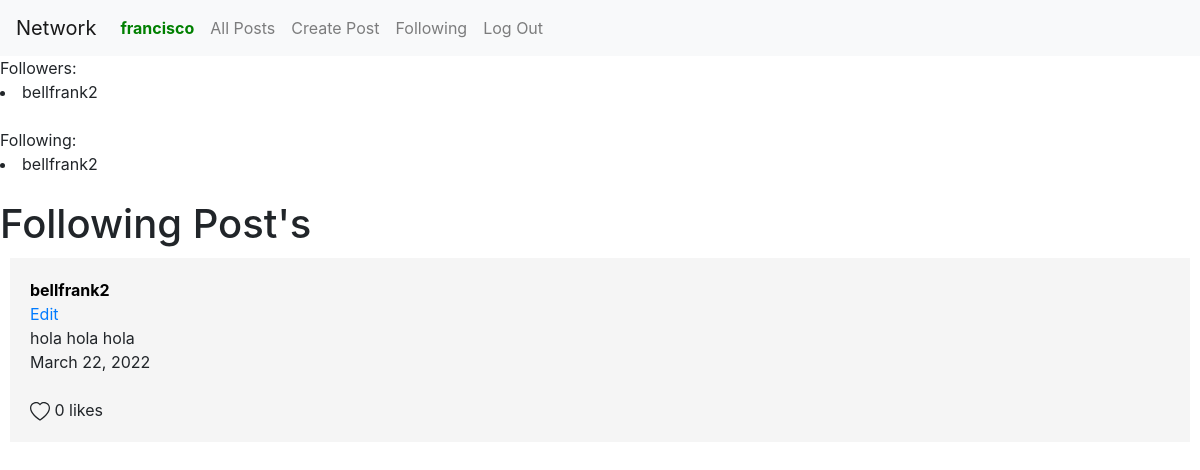
Before: /following (signed in) with the older database file.
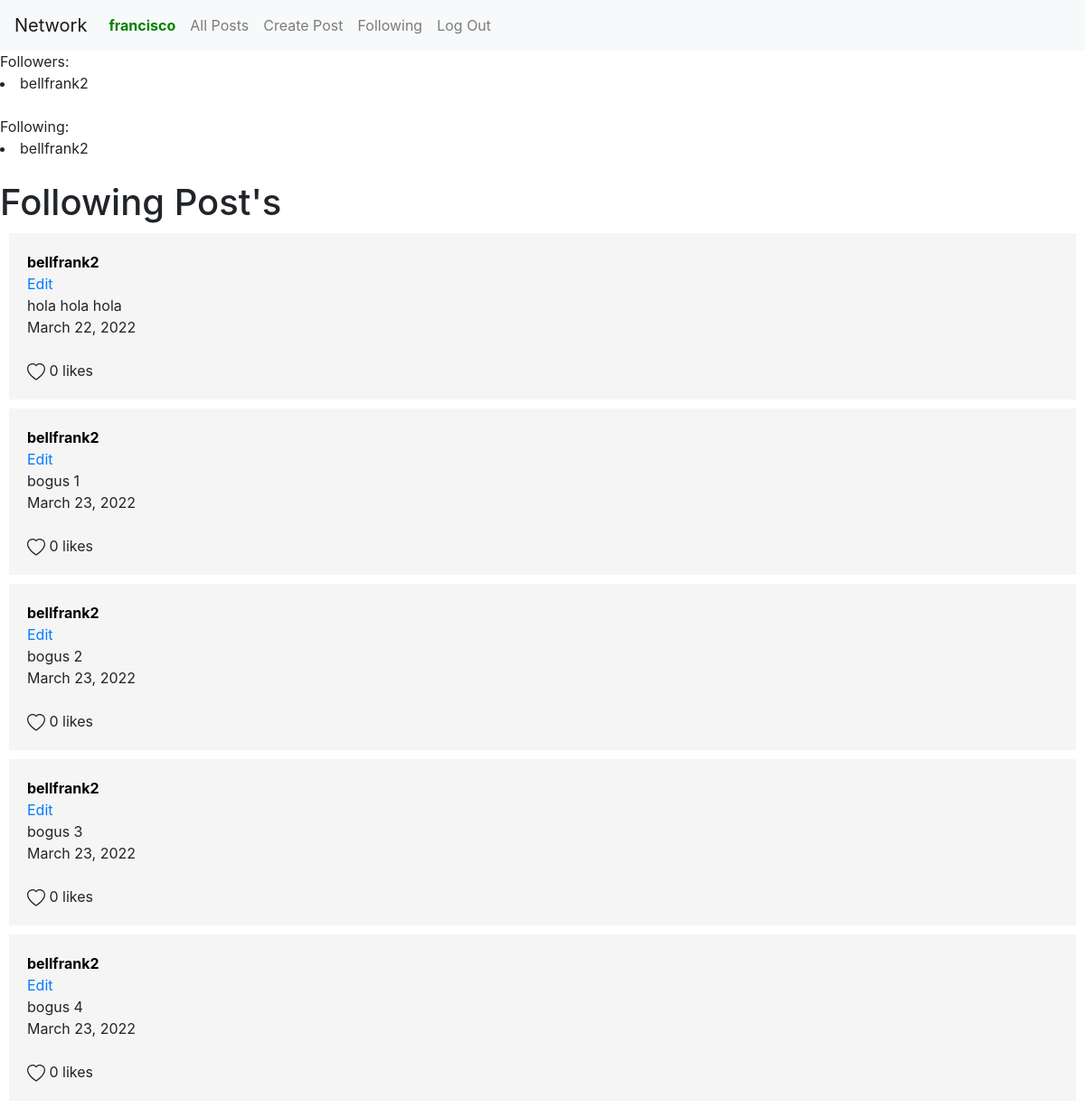
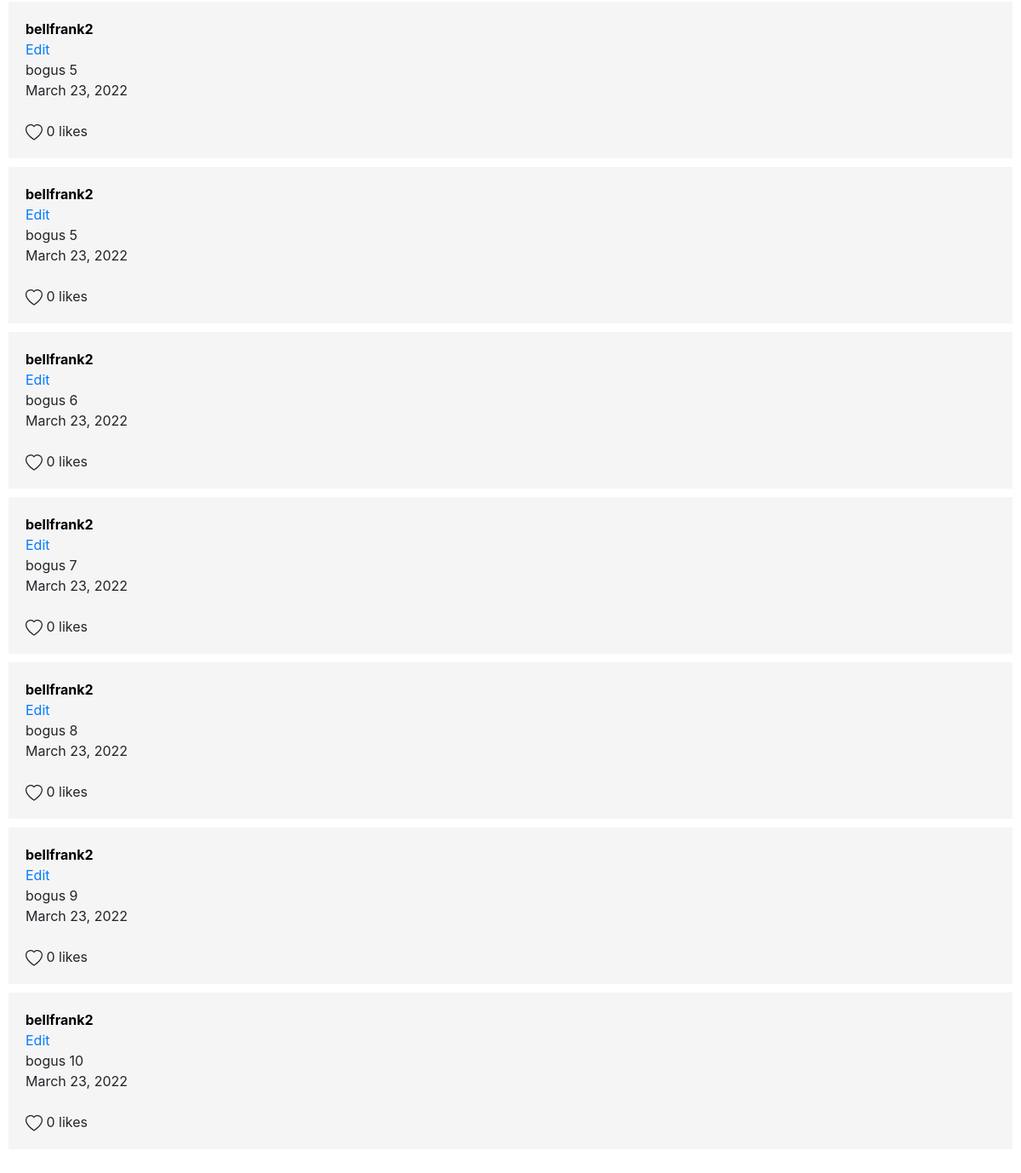
After: the same page with the newer database file (2 pictures, top to bottom).
### network/models.py (models this page shows, shortened)
class User(AbstractUser):
    followers = models.ManyToManyField('self', blank=True, related_name="followees", symmetrical=False)

class Posts(models.Model):
    user = models.ForeignKey(User, on_delete=models.CASCADE, related_name="user_post")
    description = models.TextField(max_length=500)
    time_posted = models.DateField(auto_now_add = True)
    status = models.BooleanField(default=True)

### network/views.py (the view)
# urls.py: path("following", views.following, name="following"),
@login_required
def following(request):
    followers = User.objects.get(username=request.user).followers.all()
    following = User.objects.get(username=request.user).followees.all()
    posts = Posts.objects.all()
    return render(request, "network/following.html",{
        "followers":followers,
        "following":following,
        "posts":posts,
    })

### network/templates/network/following.html (shortened to what this page needs)
{% extends "network/layout.html" %}
{% block body %}
Followers:
    {% for follower in followers %}
        <li>{{follower}}</li>
    {%endfor%}
    <br>
Following:
    {% for follow in following %}
        <li>{{follow}}</li>
    {%endfor%}
<br>
<h1> Following Post's</h1>
{% for post in posts %}
    {% if post.user in following%}
        <div class="post">
            <a href="{% url 'profile' post.user %}" style="color: black;"><strong>{{post.user}}</strong></a>
            <br>
            <a href="">Edit</a>
            <br>
            {{post.description}}
            <br>
            {{post.time_posted}}
            <br>
            <br>
             0 likes
        </div>
    {% endif %}
{% endfor %}
{% endblock %}

Changed rows visible on the page:
added Posts: user "bellfrank2", description "bogus 1", time_posted "March 23, 2022"
added Posts: user "bellfrank2", description "bogus 2", time_posted "March 23, 2022"
added Posts: user "bellfrank2", description "bogus 3", time_posted "March 23, 2022"
added Posts: user "bellfrank2", description "bogus 4", time_posted "March 23, 2022"
added Posts: user "bellfrank2", description "bogus 5", time_posted "March 23, 2022"
added Posts: user "bellfrank2", description "bogus 5", time_posted "March 23, 2022"
added Posts: user "bellfrank2", description "bogus 6", time_posted "March 23, 2022"
added Posts: user "bellfrank2", description "bogus 7", time_posted "March 23, 2022"
added Posts: user "bellfrank2", description "bogus 8", time_posted "March 23, 2022"
added Posts: user "bellfrank2", description "bogus 9", time_posted "March 23, 2022"
added Posts: user "bellfrank2", description "bogus 10", time_posted "March 23, 2022"
